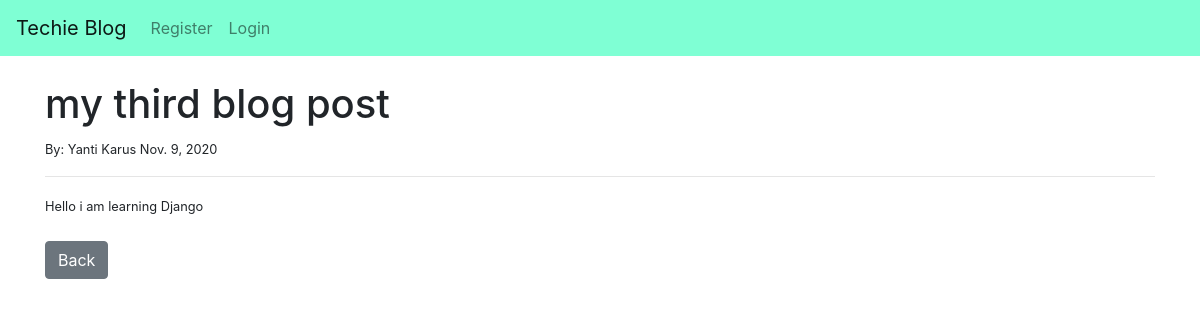
The app's page /post/4 with its own data.
### theblog/models.py (models this page shows, shortened)
class Post(models.Model):
    title = models.CharField(max_length=255)
    title_tag = models.CharField(max_length=255)
    author = models.ForeignKey(User, on_delete=models.CASCADE)
    body = models.TextField()
    post_date= models.DateField(auto_now_add=True)

### theblog/views.py (the view)
# urls.py: path('post/<int:pk>', PostDetailView.as_view(), name="post_detail"),
class PostDetailView(DetailView):
    model = Post
    template_name = "post_detail.html"

### theblog/templates/post_detail.html (shortened to what this page needs)
{% extends 'base.html' %}
{% block content %}
    <h1>{{post.title}}</h1>
    <small>By: {{post.author.first_name}} {{post.author.last_name}} {{post.post_date}}
        <br/>
    <hr>
    {{post.body}}
    <br/><br/>
    <a href="{% url 'home'%}" class="btn btn-secondary">Back</a>
{% endblock %}

### records on screen
Post: title "my third blog post", author.first_name "Yanti", author.last_name "Karus", post_date "Nov. 9, 2020", body "Hello i am learning Django"
